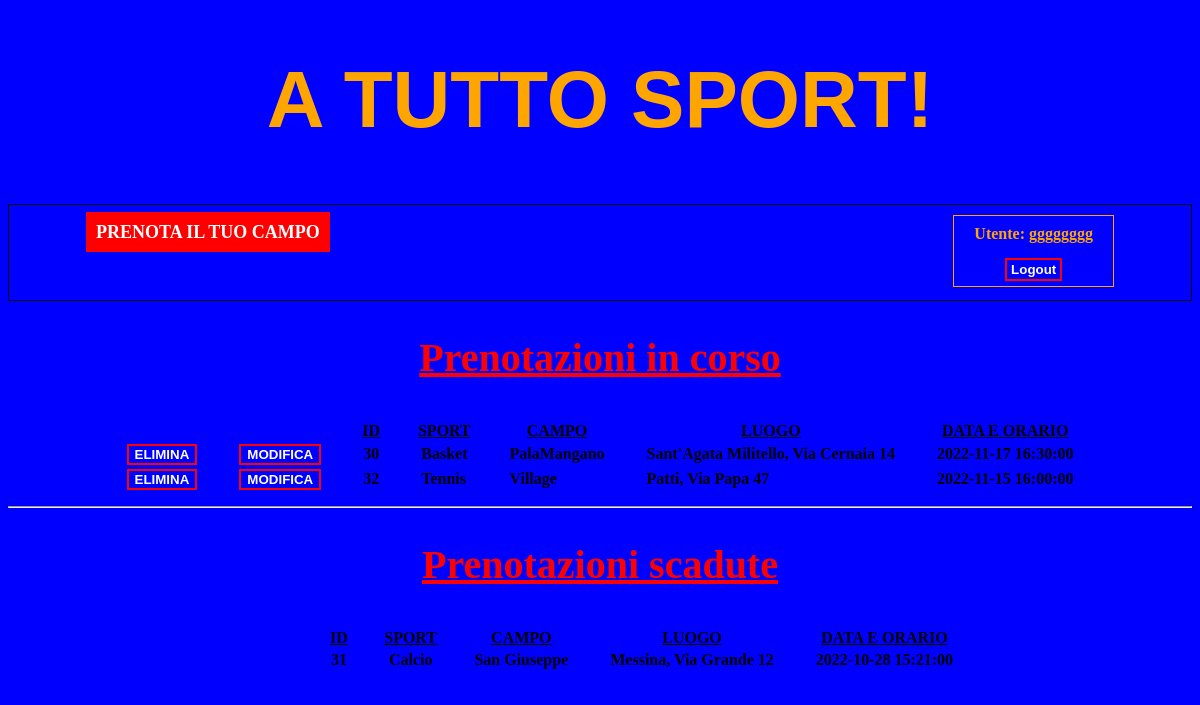
The page /files/area_personale.php (signed in) on the database its author committed.
### tables this page shows
CREATE TABLE `prenotazioni` (
  `idPrenotazione` int(11) NOT NULL,
  `Utente` int(11) NOT NULL,
  `Sport` int(11) NOT NULL,
  `Campo` int(11) NOT NULL,
  `dataOra` timestamp NOT NULL DEFAULT current_timestamp()
);

CREATE TABLE `sport` (
  `idSport` int(11) NOT NULL,
  `nomeSport` varchar(25) NOT NULL
);

CREATE TABLE `campi` (
  `idCampo` int(11) NOT NULL,
  `nomeCampo` varchar(30) NOT NULL,
  `posizione` varchar(40) NOT NULL,
  `ksSport` int(11) NOT NULL
);

### files/area_personale.php (the view, shortened to what this page needs)
<!DOCTYPE html>
<html>
	<head>
	</head>
	<body>
		<header>
			<a href="home_accesso.php"><h1>A TUTTO SPORT!</h1></a>
		</header>
		<nav>
			<a href="pag_prenotazione.php">PRENOTA IL TUO CAMPO</a>
			<?php
				echo "<div id='utente'> Utente: $_SESSION[user] ";
			?>
			<form action="logout.php">
				<input type="submit" id="bottone" value="Logout"/>
			</form>
			</div>
		</nav>
		<?php
			$user = $_SESSION['user'];
			$conn = mysqli_connect("localhost", "root", "");
			if (!$conn)
			{
				echo "Connessione non riuscita\n";
				echo "<a href='home_accesso.php'>HOME</a>";
			}
			else if (!mysqli_select_db($conn, "sito_web"))
				{
					echo "Impossibile aprire il database\n";
					echo "<a href='home_accesso.php'>HOME</a>";
				}
				else
				{
					$sql = "select idPrenotazione, nomeSport, nomeCampo, posizione, dataOra from sport, prenotazioni, campi, utenti ".
							"where idSport = Sport and idCampo = Campo and idUtente = Utente and userName = '$user' and dataOra > NOW()";
					echo "<section> <h2>Prenotazioni in corso</h2>";
					$result = mysqli_query($conn, $sql);
					if (mysqli_num_rows($result) > 0)
						echo "<table> <tr> <td></td> <td></td> <th>ID</th> <th>SPORT</th> <th>CAMPO</th>".
							"<th>LUOGO</th> <th>DATA E ORARIO</th></tr>";
					else
						echo "<h3>Non ci sono prenotazioni in corso</h3>";
					while ($record = mysqli_fetch_assoc($result))
					{
						echo "<tr>";
						echo "<td> <form method='get' name='elimina' action='elimina.php'>".
							 "<input type='hidden' name='idPrenotazione' value='$record[idPrenotazione]'>".
							 "<input value='ELIMINA' type='submit' name='elimina' class='bottoni'> </form> </td>";
						echo "<td> <form method='get' name='modifica' action='modifica.php'>".
							 "<input type='hidden' name='idPrenotazione' value='$record[idPrenotazione]'>".
							 "<input value='MODIFICA' type='submit' name='modifica' class='bottoni'> </form> </td>";
						foreach ($record as $campo)
							echo "<td> $campo </td>";
						echo "</tr> \n";
					}
					echo "</table>";
					echo "<hr />";
					$sql = "select idPrenotazione, nomeSport, nomeCampo, posizione, dataOra from sport, prenotazioni, campi, utenti ".
							"where idSport = Sport and idCampo = Campo and idUtente = Utente and userName = '$user' and dataOra < NOW()";
					echo "<h2>Prenotazioni scadute</h2>";
					$result = mysqli_query($conn, $sql);
					if (mysqli_num_rows($result) > 0)
						echo "<table> <tr> <td></td> <td></td> <th>ID</th> <th>SPORT</th> <th>CAMPO</th>".
							"<th>LUOGO</th> <th>DATA E ORARIO</th></tr>";
					else
						echo "<h3>Non ci sono prenotazioni passate</h3>";
					while ($record = mysqli_fetch_assoc($result))
					{
						echo "<tr>";
						echo "<td></td> <td></td>";
						foreach ($record as $campo)
							echo "<td> $campo </td>";
						echo "</tr> \n";
					}
					echo "</table> </section>";
				}
		?>
	</body>
</html>

### files/area_personale.php (style rules this page uses)
body { background-color: blue; }
header { height: 150px; text-align: center; font-family: "Comic Sans MS", cursive, sans-serif; font-size: 250%; }
header a { color: orange; text-decoration: none; }
nav { border: 1px solid; line-height: 35px; text-align: left; padding: 50px; padding-top: 10px; }
nav a { color: white; text-decoration: none; font-weight: bold; font-size: 18px; margin-right: 60px; }
nav a:first-child { background-color: red; padding: 10px; margin-left: 27px; }
#utente { color: orange; font-weight: bold; text-align: center; border: 1px solid; margin-right: 27px; float: right; padding-left: 20px; padding-right: 20px; }
#bottone { border: 2px solid red; background-color: blue; color: white; font-weight: bold; padding: 2px; padding-left: 4px; padding-right: 4px; text-align: center; }
section h2 { text-align: center; font-family: "Lucida Console"; font-size: 40px; color: red; text-decoration: underline; }
table { margin-left: auto; margin-right: auto; font-weight: bold; border: 5px solid blue; }
table th { text-decoration: underline; }
table td { padding-left: 20px; padding-right: 20px; }
.bottoni { border: 2px solid red; background-color: blue; color: white; font-weight: bold; }

### rows shown on the page
prenotazioni: idPrenotazione "30", Sport.nomeSport "Basket", Campo.nomeCampo "PalaMangano", Campo.posizione "Sant'Agata Militello, Via Cernaia 14", dataOra "2022-11-17 16:30:00"
prenotazioni: idPrenotazione "32", Sport.nomeSport "Tennis", Campo.nomeCampo "Village", Campo.posizione "Patti, Via Papa 47", dataOra "2022-11-15 16:00:00"
prenotazioni: idPrenotazione "31", Sport.nomeSport "Calcio", Campo.nomeCampo "San Giuseppe", Campo.posizione "Messina, Via Grande 12", dataOra "2022-10-28 15:21:00"

### other values the page prints
$_SESSION[user] "gggggggg"
